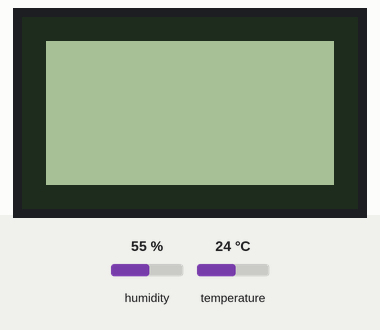
The sketch below on a simulated ESP8266 (NodeMCU). Parts: 84×48 one-colour display. Inputs (shaded band) come from the test bench; at power-on: humidity 55 %, temperature 24 °C. What the sketch prints to the serial monitor is not drawn.

Above: at 3.1 s.
At 6.1 s:
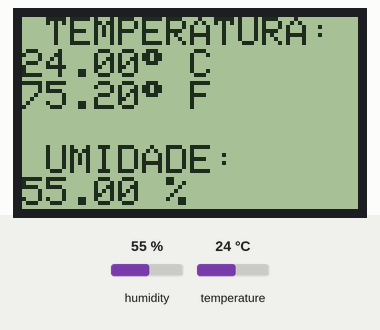

Measured:
- what the display in image 0 shows lasts 3.1 s, from 3.0 s to 6.1 s

The sketch:

rom007_ESP8266_dht11_LCD5110_ipdinamico_ver1.6.ino
```cpp
// (licence header left out)
/*
   A biblioteca Adafruit_GFX deve antecede a biblioteca Adafruit_PCD8544 sob pena de erro na compilação do programa.
   Inspirado no modelo disponível em https://github.com/michielvanhoorn/thingspeak-nodemcu-with-nokia-5110-LCD/blob/master/thingspeak.ino
*/
#include <SPI.h>
#include <Adafruit_GFX.h>
#include <Adafruit_PCD8544.h>


//Cria uma instancia da classe Adafruit_PCD8544 para enviar dados ao LCD
Adafruit_PCD8544 display = Adafruit_PCD8544(D8, D7, D6, D5, D2);
/*                                       (CLK, DIN, DC, CE, RST)
*/
/*
   Não é reomendado a alteração do tipo de variaveis acima sob pena de erro compilando para a placa NodeMCU em função da biblioteca adafruit_PCD8544,
   então siga  o esquema de ligação abaixo para o LCD Nokia 5110 (cor vermelha) no ESP8266:
   PINAGEM       LCD         ESP-12E
   Pino 1 -----> RST ----->   D2 (GPIO4) - Saída do ESP para redefinir a exibição
   Pino 2 -----> CE  ----->   D5 (GPIO11) - Saída do ESP para selecionar chip / ativar exibição
   Pino 3 -----> DC  ----->   D6 (GPIO12) (MISO) - Saída dos dados de exibição / comando para ESP
   Pino 4 -----> DIN ----->   D7 (GPIO13) (MOSI) - DIN do ESP SPI MOSI para exibir entrada de dados
   Pino 5 -----> CLK ----->   D8(GPIO14) - saídas CLK do relógio ESP SPI
   Pino 6 -----> VCC ----->   3.3V - Alimentação do LCD para ligar o LCD
   Pino 7 -----> LIGHT ----->  GND
   Pino 8 -----> GND  ----->  GND
*/
static const unsigned char PROGMEM Logo[] =
{ B00000000, B00000000, B00000000, B00000000, B00000000, B00000000,
  B00000000, B00000000, B00000000, B11111000, B00000000, B00000000,
  B00000000, B00000000, B00000000, B11111111, B00000000, B00000000,
  B00000000, B00000011, B00000000, B11111111, B11000000, B00000000,
  B00000000, B00001110, B00000000, B00111111, B11110000, B00000000,
  B00000000, B00111110, B00000000, B10000000, B01111100, B00000000,
  B00000000, B01111100, B00000000, B11000000, B00111110, B00000000,
  B00000000, B11111100, B00000000, B00000000, B00001111, B00000000,
  B00000001, B11111000, B11111111, B00111111, B10000111, B10000000,
  B00000011, B11111000, B11111111, B11111111, B11000011, B11000000,
  B00000111, B11110001, B11111111, B11111111, B11100000, B11100000,
  B00000111, B11100001, B11111111, B11100011, B11111000, B01100000,
  B00000000, B00000011, B11100000, B00001001, B11111100, B00000000,
  B00000000, B00000111, B11100000, B00011001, B11111110, B00000000,
  B00000000, B00000111, B11000000, B00000001, B11111111, B10000000,
  B00011111, B11111111, B11000111, B11100011, B11111111, B11111000,
  B00111111, B11111111, B10001111, B11111111, B11111111, B11111100,
  B00111111, B11111111, B00011111, B11111111, B11111111, B11111100,
  B00111111, B11111111, B00011111, B11111111, B11111111, B11111100,
  B00111111, B11111110, B00111111, B00111111, B11111111, B11111110,
  B01111111, B11111110, B00111110, B00000000, B01111111, B11111100,
  B01111111, B11111100, B01111100, B11000000, B00000000, B00000000,
  B00000000, B11111100, B01111110, B10000000, B00000000, B00000000,
  B00000000, B11111111, B11111110, B00111111, B11111111, B11111110,
  B00000000, B00000001, B11111111, B11111111, B11111111, B11111110,
  B01111111, B11111111, B11111111, B11111111, B11111111, B11111110,
  B01111111, B11111111, B11111111, B11111111, B11111111, B11111110,
  B01111111, B11111111, B11000111, B11111111, B11111111, B11111110,
  B00111111, B11111111, B10000011, B11111110, B00000000, B00000000,
  B00111111, B11111111, B10110011, B11111000, B00000000, B00000000,
  B00111111, B11111111, B10000001, B11100000, B00000000, B00000000,
  B00111111, B11111111, B11000000, B10000001, B11111111, B11111100,
  B00000000, B00011111, B11111000, B00000111, B11111111, B11111000,
  B00000000, B00000111, B11111110, B00011111, B11111111, B11111000,
  B00000000, B00000001, B11111111, B01111111, B11111111, B11110000,
  B00001111, B11100000, B11111111, B11111111, B11111111, B11110000,
  B00000111, B11111000, B00001111, B11111111, B11000000, B00000000,
  B00000011, B11111100, B00100111, B11111111, B00000000, B00000000,
  B00000011, B11111111, B00110111, B11111100, B00000000, B00000000,
  B00000001, B11111111, B10000111, B11011000, B00111111, B10000000,
  B00000000, B11111111, B11001111, B10000000, B11111111, B00000000,
  B00000000, B01111111, B11111111, B10110001, B11111110, B00000000,
  B00000000, B00011111, B11111111, B10110111, B11111100, B00000000,
  B00000000, B00001111, B11111111, B10000111, B11110000, B00000000,
  B00000000, B00000011, B11111111, B11111111, B11000000, B00000000,
  B00000000, B00000000, B11111111, B11111111, B00000000, B00000000,
  B00000000, B00000000, B00001111, B11110000, B00000000, B00000000,
  B00000000, B00000000, B00000000, B00000000, B00000000, B00000000
};


// biblioteca com funções para o WiFi do ESP6288
#include <ESP8266WiFi.h>

// biblioteca com funções para o sensor DHT11
#include <DHT.h>
// Pinagem do sensor DHT11 no ESP8266
#define DHTPIN D3

// Indicação do modelo de sensor, no caso DHT 11
#define DHTTYPE DHT11

//Cria uma instancia da classe WifiUDP para enviar e receber dados
DHT dht(DHTPIN, DHTTYPE);
// incluir o pino aqui e tipo de sensor

unsigned long tempo;
long rssi;
int8_t graph[83];
uint8_t i, col, pos = 0;
bool scroll = false;
String umidade, celsius, fahrenheit;

void setup()
{
  // Inicialização do Monitor serial
  Serial.begin(115200);
  Serial.println("O monitor serial foi inicializado!");
  Serial.println("\r\n");

  // Inicialização do LCD
  display.begin();
  delay(1000);
  display.setContrast(60);  // Adjust for your display
  display.clearDisplay();
  display.setTextSize(1);
  display.invertDisplay(true);
  delay(1000);
  display.invertDisplay(false);
  delay(1000);
  display.drawRect(0, 0, 84, 48, BLACK); //Desenha o retangulo da borda
  display.drawRect(1, 1, 82, 46, BLACK); //Desenha o retangulo da borda
  display.drawRect(2, 2, 80, 44, BLACK); //Desenha o retangulo da borda
  display.drawRect(3, 3, 78, 42, BLACK); //Desenha o retangulo da borda
  display.drawRect(4, 4, 76, 40, BLACK); //Desenha o retangulo da borda
  display.drawRect(5, 5, 74, 38, BLACK); //Desenha o retangulo da borda
  display.display();
  delay(3000);
  display.clearDisplay();


  // Inicialização do sensor DHT11
  dht.begin();

}

void graphical()
{
  /*
    Graph your WiFi signal strength RSSI (dBm) on a Nokia 5110 PCD8544 LCD module.
    Signal strength (RSSI) is the usable strength of the radio waves, expressed in decibels (db) between 0db (strongest) and -120db (weakest). The closer it is to zero, the stronger/cleaner the signal is. For WiFi, the normal range is -45db to -87db. Anything below -85db is generally unusable, and over -50db can be considered perfect.
    RSSI
    Quality > -50db
    Fantastic ~= -50db
    Great ~= -75db
    Average ~= -85db
    Poor ~= -95db
    Unusable
  */
  for (i = 0; i > 25; i++)
  {
    rssi = WiFi.RSSI();  // eg. -63
    // Convert to scale -48 to 0 eg. map(rssi, -100, 0, 0, -48);
    // I used -100 instead of -120 because <= -95 is unusable
    // Negative number so we can draw n pixels from the bottom in black

    graph[pos] = (1.0 - (rssi / -100.0)) * -48.0;
    // Draw the RSSI eg. -63db
    display.clearDisplay();
    display.printf("%ddb\n", rssi);
    // Draw the graph left to right until 84 columns visible
    // After that shuffle the graph to the left and update the right most column
    if (!scroll) {
      for (i = 0; i <= pos; i++) {
        display.drawFastVLine(i, LCDHEIGHT - 1, graph[i], BLACK);
      }
    }
    else {
      for (i = 0; i < LCDWIDTH; i++) {
        col = (i + pos + 1) % LCDWIDTH;
        display.drawFastVLine(i, LCDHEIGHT - 1, graph[col], BLACK);
      }
    }
    display.display();
    // After the first pass, scroll the graph to the left
    if (pos == 83) {
      pos = 0;
      scroll = true;
    }
    else {
      pos++;
    }
    delay(200);  // Adjust this to change graph speed
  }

}

void dht11()
{
  for (int i = 0; i < 1; i++)
  {

    //Teste de funcionalidade do DHT11
    if (isnan(umidade && celsius && fahrenheit))
    {

      display.println(F("Failed to read from DHT sensor!"));
      // Serial.println(F("Failed to read from DHT sensor!"));
      return;
      display.display();
      delay(5000);
      display.clearDisplay();
      ESP.reset();
    }

    display.setTextSize(1);
    display.setCursor(0, 0);

    //Exibição dos dados colhidos pelo DHT11
    String celsius = " TEMPERATURA: " ;
    celsius += String (dht.readTemperature());
    celsius += char (247);
    celsius += " C " ;
    display.println (celsius);
    String fahrenheit = String (dht.readTemperature(true)) ;
    fahrenheit += char (247);
    fahrenheit += " F " ;
    display.println (fahrenheit);

    display. println();
    String umidade = " UMIDADE:     " ;
    umidade += String (dht.readHumidity());
    umidade += " % " ;
    display. println (umidade);
    display.display();
    delay(10000);

    //Exibição de dados do sensor DHT11 no monitor serial
    Serial.print(F("UMIDADE: "));
    Serial.print(umidade);
    Serial.println(F("%"));
    delay (2000);
    Serial.println ("");
    Serial.print ("TEMPERATURA: ");
    Serial.print(celsius);
    Serial.println(F("°C "));
    delay (2000);
    Serial.println ("");
    Serial.print ("TEMPERATURA: ");
    Serial.print(fahrenheit);
    Serial.println(F("°F "));
    delay(5000);
    Serial.println ("");


  }
}

void loop()
{
  display.clearDisplay();
  while(millis() - tempo < 5000)
{
  graphical();
delay(200);

}
display.clearDisplay();
dht11();
  /*Mostra o titulo na parte superior do display
    display.print("NTP Clock ESP8266");
    String horario = ("HORA ATUAL: ");
    horario += String(getHours(actualTime));
    horario += " : ";
    horario += String(getMinutes(actualTime));
    horario += " : ";
    horario += String(getSeconds(actualTime));
    display.println (horario);
    delay(3000);
    display.display();
    display.clearDisplay();
  */
}

/*
   https://www.arduinoecia.com.br/2018/04/relogio-nodemcu-esp8266-display-oled-ntp.html
   https://www.youtube.com/watch?v=9Ew3R8Qgv5w
   Acessado em 21/04/2019
*/
```
